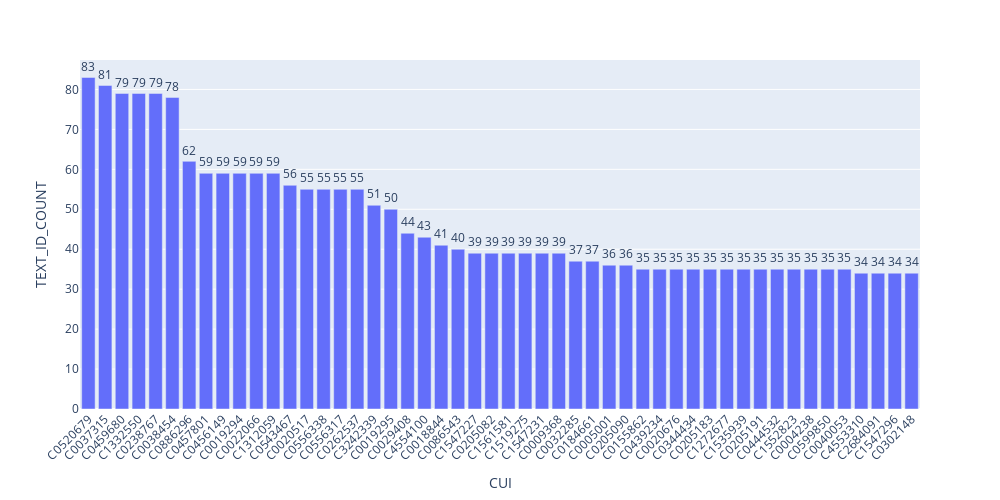

Notebook source saved alongside this figure:
### Code cell
import plotly.express as px
fig = px.bar(df_top_cn_new.iloc[0:50], y='TEXT_ID_COUNT', x='CUI', text='TEXT_ID_COUNT', hover_data=['Canonical_Name'], width=1000, height=500)
fig.update_traces(texttemplate='%{text:.2s}', textposition='outside')
fig.update_layout(uniformtext_minsize=8, uniformtext_mode='hide',xaxis_tickangle=-45)
fig.show()
fig.write_html(path_output+"plot1.html")

### Figure 1 — Plotly figure (JSON) as saved in the notebook; plotly's stock layout.template omitted (floating-point values rounded to 4 significant figures)
{"data": [{"alignmentgroup": "True", "customdata": [["Sleep Apnea, Obstructive"], ["Sleep Apnea Syndromes"], ["Bilateral lateral rectus"], ["Bilateral Mass"], ["Bilateral"], ["Cerebrovascular accident"], ["Nursing interventions"], ["Current non-drinker of alcohol"], ["Intelligence quotient"], ["Hernia, Inguinal"], ["Iraq"], ["2-Amino-3-methylimidazo[4,5-f]quinoline"], ["Operative Surgical Procedures"], ["Hypersensitivity"], ["Drinker"], ["Drinks alone"], ["Left inguinal hernia"], ["operate"], ["Inguinal Hernia, Direct"], ["Degenerative polyarthritis"], ["Stroke, CTCAE"], ["Heat stroke and sunstroke"], ["Cataract"], ["Severe - Severity of Illness Code"], ["Severe (severity modifier)"], ["Allergy Severity - Severe"], ["Grade 3 Severe Adverse Event"], ["Severe - Triage Code"], ["Colon structure (body structure)"], ["Pneumonia"], ["Interventional procedure"], ["Benign prostatic hypertrophy"], ["Right"], ["Streptococcal pneumonia"], ["year"], ["Hypothyroidism"], ["Atrial Fibrillation by ECG Finding"], ["Benign"], ["Benign mixed epithelial and stromal tumor of kidney"], ["Pneumocystis jiroveci pneumonia"], ["chronic"], ["Right sided"], ["Table Cell Horizontal Align - right"], ["Atrial Fibrillation"], ["benign state"], ["Thrombosis"], ["Hypothyroidism, CTCAE"], ["TUBE,COLON,22FR,RADIOPAQUE RUBBER B#7370"], ["Chronic - Admission Level of Care Code"], ["Blood Clot"]], "hovertemplate": "CUI=%{x}<br>TEXT_ID_COUNT=%{text}<br>Canonical_Name=%{customdata[0]}<extra></extra>", "legendgroup": "", "marker": {"color": "#636efa"}, "name": "", "offsetgroup": "", "orientation": "v", "showlegend": false, "text": [83, 81, 79, 79, 79, 78, 62, 59, 59, 59, 59, 59, 56, 55, 55, 55, 55, 51, 50, 44, 43, 41, 40, 39, 39, 39, 39, 39, 39, 37, 37, 36, 36, 35, 35, 35, 35, 35, 35, 35, 35, 35, 35, 35, 35, 35, 34, 34, 34, 34], "textposition": "outside", "texttemplate": "%{text:.2s}", "type": "bar", "x": ["C0520679", "C0037315", "C0459680", "C1332550", "C0238767", "C0038454", "C0886296", "C0457801", "C0456149", "C0019294", "C0022066", "C1312059", "C0543467", "C0020517", "C0556338", "C0556317", "C0262537", "C3242339", "C0019295", "C0029408", "C4554100", "C0018844", "C0086543", "C1547227", "C0205082", "C1561581", "C1519275", "C1547231", "C0009368", "C0032285", "C0184661", "C0005001", "C0205090", "C0155862", "C0439234", "C0020676", "C0344434", "C0205183", "C1272677", "C1535939", "C0205191", "C0444532", "C1552823", "C0004238", "C0599850", "C0040053", "C4553310", "C2684091", "C1547296", "C0302148"], "xaxis": "x", "y": [83, 81, 79, 79, 79, 78, 62, 59, 59, 59, 59, 59, 56, 55, 55, 55, 55, 51, 50, 44, 43, 41, 40, 39, 39, 39, 39, 39, 39, 37, 37, 36, 36, 35, 35, 35, 35, 35, 35, 35, 35, 35, 35, 35, 35, 35, 34, 34, 34, 34], "yaxis": "y"}], "layout": {"barmode": "relative", "height": 500, "legend": {"tracegroupgap": 0}, "margin": {"t": 60}, "uniformtext": {"minsize": 8, "mode": "hide"}, "width": 1000, "xaxis": {"anchor": "y", "domain": [0, 1], "tickangle": -45, "title": {"text": "CUI"}}, "yaxis": {"anchor": "x", "domain": [0, 1], "title": {"text": "TEXT_ID_COUNT"}}}}
